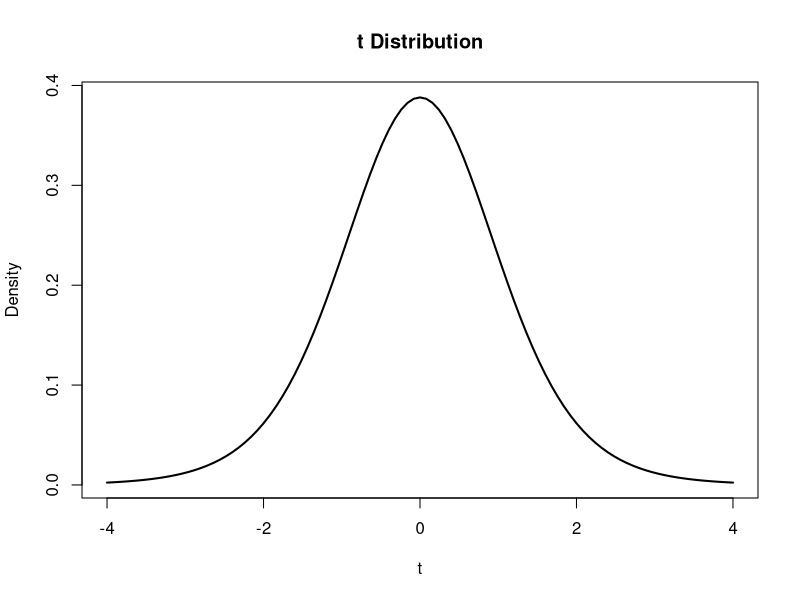

Generate this figure with R:
## ---- chunk 1
curve(
  dt(x, df = 9),
  from = -4,
  to = 4,
  lwd = 2,
  xlab = "t",
  ylab = "Density",
  main = "t Distribution"
)
